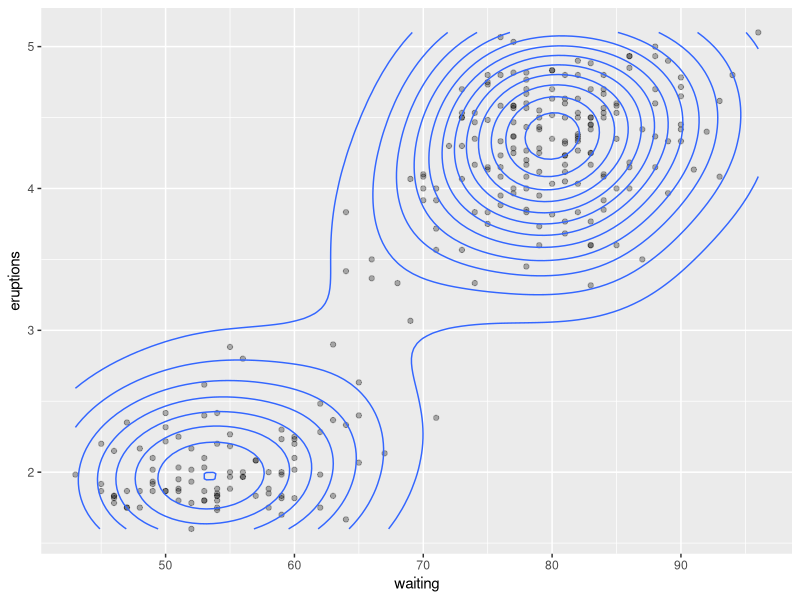
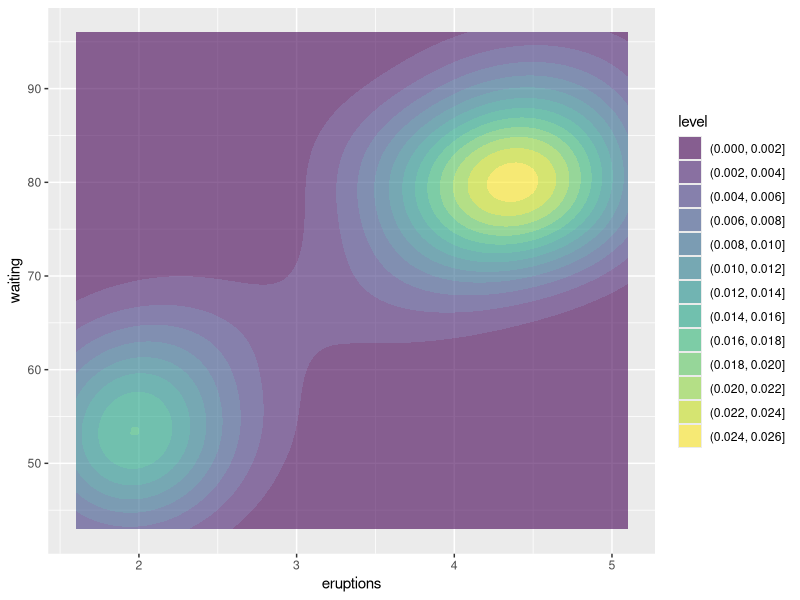

Recreate these plots in R, in order.
## ---- chunk 1
#| echo: false
library(fontawesome)
library(ggplot2)
library(MASS)
## ---- chunk 2
if (!require('ggplot2')) {
  install.packages('ggplot2')
}
## ---- chunk 3
ggplot(faithful, aes(x = waiting, y = eruptions)) +
  # Add Data Points for Context
  geom_point(alpha = 0.3) +
  geom_density_2d()
## ---- chunk 4
ggplot(faithful, aes(x = eruptions, y = waiting)) + 
  geom_density_2d_filled(alpha = 0.6) 
